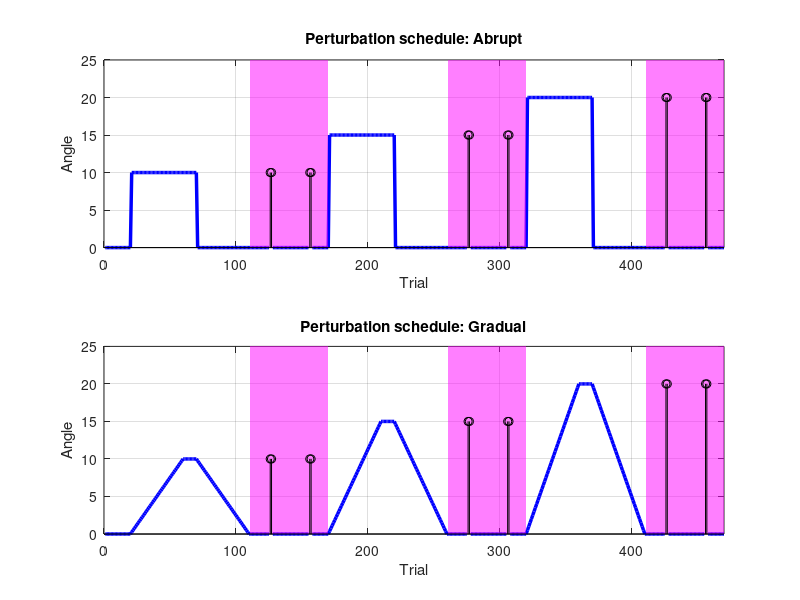

MATLAB code to generate this figure:
%% new genSchedule generator

%% Default variables
clear all; clc;
rng(927); % fix random seed
targetvar_theta = 5;
nFam_T=80; % nTrial of familiarization
nB_T=20; % nTrial of baseline
nG_T=40; % nTrial of gradual perturbation
nEx_T=10; % nTrial of maximum level in extended gradual
nA_T=nG_T+nEx_T; % nTrial of abrupt perturbation
nEC_T=60; % nTrial of error clamp
P = [10 15 20]; % perturbation level
dp=P/nG_T; % increase step for gradual perturbation
ind_Trig=[1+1/4*nEC_T 2+1/4*nEC_T 1+3/4*nEC_T 2+3/4*nEC_T] ;% index of triggers, First and third quarters
reachvar_thetaControl = 0.5;
clampvar_thetaControl = 0.5;
reachvar_thetaNoise = 4;
clampvar_thetaNoise = 4;
% reachvar_thetaInt = 2;
% clampvar_thetaInt = 2;
save defaultVar.mat

%% Schedule Generator
% taskschedule -> 1 = feedback, 2= errorclamp, 6=control break

% test
% load defaultVar.mat
taskschedule = [1*ones(1,4) 2*ones(1,2) ]; 
rotationangle = [0*ones(1,2) P(end)*ones(1,2) 0*ones(1,2)];
nTask = length(taskschedule);
iti = 1000+500*rand(1,nTask);
targetlocation = (90-targetvar_theta)+(2*targetvar_theta)*rand(1,nTask);
reachnoise = reachvar_thetaControl*rand(1,nTask);
clampnoise = clampvar_thetaControl*rand(1,nTask);
clear nFam_T nB_T nG_T nEx_T nA_T nEC_T dp P ind_Trig
save taskTest

% familiarization and baseline for abrupt perturbation
load defaultVar.mat
taskschedule = [1*ones(1,nFam_T)];
nTask = length(taskschedule);
rotationangle = [0*ones(1,nTask)];
iti = 1000+500*rand(1,nTask);
targetlocation = (90-targetvar_theta)+(2*targetvar_theta)*rand(1,nTask);
reachnoise = reachvar_thetaControl*rand(1,nTask);
clampnoise = clampvar_thetaControl*rand(1,nTask);
clear nB_T nG_T nEx_T nA_T nEC_T dp ind_Trig
save taskBaseA

% main session for abrupt perturbation
load defaultVar.mat
taskschedule = [1*ones(1,nB_T)... 
    1*ones(1,nA_T) 1*ones(1,nG_T) 2*ones(1,nEC_T)...
    1*ones(1,nA_T) 1*ones(1,nG_T) 2*ones(1,nEC_T)...
    1*ones(1,nA_T) 1*ones(1,nG_T) 2*ones(1,nEC_T)];
taskschedule(nB_T+1*(nA_T+nG_T+nEC_T)-nEC_T+ind_Trig)=1;
taskschedule(nB_T+2*(nA_T+nG_T+nEC_T)-nEC_T+ind_Trig)=1;
taskschedule(nB_T+3*(nA_T+nG_T+nEC_T)-nEC_T+ind_Trig)=1; % Trigger setting on first&third quarters in error clamp
nTask = length(taskschedule);
rotationangle = [0*ones(1,nB_T)... % Baseline
    P(1)*ones(1,nA_T) 0*ones(1,nG_T) 0*ones(1,nEC_T)... % First gradual
    P(2)*ones(1,nA_T) 0*ones(1,nG_T) 0*ones(1,nEC_T)...
    P(3)*ones(1,nA_T) 0*ones(1,nG_T) 0*ones(1,nEC_T)];
rotationangle(nB_T+1*(nA_T+nG_T+nEC_T)-nEC_T+ind_Trig)=P(1);
rotationangle(nB_T+2*(nA_T+nG_T+nEC_T)-nEC_T+ind_Trig)=P(2);
rotationangle(nB_T+3*(nA_T+nG_T+nEC_T)-nEC_T+ind_Trig)=P(3);
iti = 1000+500*rand(1,nTask);
targetlocation = (90-targetvar_theta)+(2*targetvar_theta)*rand(1,nTask);
reachnoise = reachvar_thetaControl*rand(1,nTask);
clampnoise = clampvar_thetaControl*rand(1,nTask);
clear nFam_T nEx_T dp 
save taskMainA


% familiarization and baseline gradual perturbation
% load defaultVar.mat
% taskschedule = [1*ones(1,nFam_T)];
% nTask = length(taskschedule);
% rotationangle = [0*ones(1,nTask)];
% iti = 1000+500*rand(1,nTask);
% targetlocation = (90-targetvar_theta)+(2*targetvar_theta)*rand(1,nTask);
% reachnoise = reachvar_thetaControl*randn(1,nTask);
% clampnoise = clampvar_thetaControl*randn(1,nTask);
% clear nB_T nG_T nEx_T nA_T nEC_T dp ind_Trig
% save taskBaseG

% main session for Gradual perturbation 
load defaultVar.mat
taskschedule = [1*ones(1,nB_T)... % Baseline
    1*ones(1,2*nG_T+nEx_T) 2*ones(1,nEC_T)... %First gradual
    1*ones(1,2*nG_T+nEx_T) 2*ones(1,nEC_T)... % second gradual
    1*ones(1,2*nG_T+nEx_T) 2*ones(1,nEC_T)]; % thrid gradual
taskschedule(nB_T+1*(2*nG_T+nEx_T+nEC_T)-nEC_T+ind_Trig)=1;
taskschedule(nB_T+2*(2*nG_T+nEx_T+nEC_T)-nEC_T+ind_Trig)=1;
taskschedule(nB_T+3*(2*nG_T+nEx_T+nEC_T)-nEC_T+ind_Trig)=1; % Trigger setting on first&third quarters in error clamp
nTask = length(taskschedule);
rotationangle = [0*ones(1,nB_T)...
    (dp(1):dp(1):P(1)).*ones(1,nG_T) P(1)*ones(1,nEx_T) ((P(1)-dp(1)):-dp(1):0).*ones(1,nG_T) 0*ones(1,nEC_T)... % First gradual
    (dp(2):dp(2):P(2)).*ones(1,nG_T) P(2)*ones(1,nEx_T) ((P(2)-dp(2)):-dp(2):0).*ones(1,nG_T) 0*ones(1,nEC_T)...
    (dp(3):dp(3):P(3)).*ones(1,nG_T) P(3)*ones(1,nEx_T) ((P(3)-dp(3)):-dp(3):0).*ones(1,nG_T) 0*ones(1,nEC_T)];
rotationangle(nB_T+1*(2*nG_T+nEx_T+nEC_T)-nEC_T+ind_Trig)=P(1);
rotationangle(nB_T+2*(2*nG_T+nEx_T+nEC_T)-nEC_T+ind_Trig)=P(2);
rotationangle(nB_T+3*(2*nG_T+nEx_T+nEC_T)-nEC_T+ind_Trig)=P(3); % Trigger setting on first&third quarters in error clamp
iti = 1000+500*rand(1,nTask);
targetlocation = (90-targetvar_theta)+(2*targetvar_theta)*rand(1,nTask);
reachnoise = reachvar_thetaControl*rand(1,nTask);
clampnoise = clampvar_thetaControl*rand(1,nTask);
clear nFam_T nA_T 
save taskMainG

% % main session for Noise 20 and 40
% taskschedule = [1*ones(1,20) 1*ones(1,60) 1*ones(1,40) 1*ones(1,50) 1*ones(1,20) 1*ones(1,30) 1*ones(1,20) 6 1*ones(1,20) 1*ones(1,50) 2*ones(1,120)];
% nTask = length(taskschedule);
% rotationangle = [0*ones(1,20) 20*ones(1,60) 40*ones(1,40) 20*ones(1,50) 40*ones(1,20) 20*ones(1,30) 40*ones(1,41) 20*ones(1,50) 40*ones(1,120)];
% iti = 1000+500*rand(1,nTask);
% targetlocation = (90-targetvar_theta)+(2*targetvar_theta)*rand(1,nTask);
% reachnoise = reachvar_thetaNoise*randn(1,nTask);
% clampnoise = clampvar_thetaNoise*randn(1,nTask);
% save taskMainN40


% % familiarization and baseline for Intermediate(5 min)
% taskschedule = [1*ones(1,80)];
% nTask = length(taskschedule);
% rotationangle = [0*ones(1,nTask)];
% iti = 1000+500*rand(1,nTask);
% targetlocation = (90-targetvar_theta)+(2*targetvar_theta)*rand(1,nTask);
% reachnoise = reachvar_thetaInt*randn(1,nTask);
% clampnoise = clampvar_thetaInt*randn(1,nTask);
% save taskBaseInt


% % main session for Intermediate
% taskschedule = [1*ones(1,20) 1*ones(1,60) 1*ones(1,40) 1*ones(1,50) 1*ones(1,20) 1*ones(1,30) 1*ones(1,20) 6 1*ones(1,20) 1*ones(1,50) 2*ones(1,120)];
% nTask = length(taskschedule);
% rotationangle = [0*ones(1,20) P*ones(1,60) 0*ones(1,40) P*ones(1,50) 0*ones(1,20) P*ones(1,30) 0*ones(1,41) P*ones(1,50) P*ones(1,120)];
% iti = 1000+500*rand(1,nTask);
% targetlocation = (90-targetvar_theta)+(2*targetvar_theta)*rand(1,nTask);
% reachnoise = reachvar_thetaInt*randn(1,nTask);
% clampnoise = clampvar_thetaInt*randn(1,nTask);
% save taskMainInt

%% Temporary plot
load taskMainA
A=rotationangle; % Abrupt
load taskMainG
B=rotationangle; % Gradual
EC_x(1,1)=nB_T+1*(2*nG_T+nEx_T+nEC_T)-nEC_T+1;
EC_x(1,2)=nB_T+1*(2*nG_T+nEx_T+nEC_T);
EC_x(2,1)=nB_T+2*(2*nG_T+nEx_T+nEC_T)-nEC_T+1;
EC_x(2,2)=nB_T+2*(2*nG_T+nEx_T+nEC_T);
EC_x(3,1)=nB_T+3*(2*nG_T+nEx_T+nEC_T)-nEC_T+1;
EC_x(3,2)=nB_T+3*(2*nG_T+nEx_T+nEC_T);
EC_y=[0 P(end)+5];
TRIG=NaN*ones(1,nTask); IND_TEMP=[EC_x(1,1)+ind_Trig-1 EC_x(2,1)+ind_Trig-1 EC_x(3,1)+ind_Trig-1];
TRIG(IND_TEMP)=1; TRIG=TRIG.*A;
A(IND_TEMP)=NaN; B(IND_TEMP)=NaN; 

subplot(2,1,1),h1=plot(A,'b');axis([0 nTask EC_y(1) EC_y(2)]),set(h1,'linewidth',2.5),grid on
patch([EC_x(1,1) EC_x(1,2) EC_x(1,2) EC_x(1,1)], [EC_y(1) EC_y(1) EC_y(2) EC_y(2)],'m','FaceAlpha',0.5,'linestyle','none')
patch([EC_x(2,1) EC_x(2,2) EC_x(2,2) EC_x(2,1)], [EC_y(1) EC_y(1) EC_y(2) EC_y(2)],'m','FaceAlpha',0.5,'linestyle','none')
patch([EC_x(3,1) EC_x(3,2) EC_x(3,2) EC_x(3,1)], [EC_y(1) EC_y(1) EC_y(2) EC_y(2)],'m','FaceAlpha',0.5,'linestyle','none')
title('Perturbation schedule: Abrupt'),xlabel('Trial'),ylabel('Angle')
hold on; stem(TRIG,'k')

subplot(2,1,2),h2=plot(B,'b');axis([0 nTask EC_y(1) EC_y(2)]),set(h2,'linewidth',2.5),grid on
patch([EC_x(1,1) EC_x(1,2) EC_x(1,2) EC_x(1,1)], [EC_y(1) EC_y(1) EC_y(2) EC_y(2)],'m','FaceAlpha',0.5,'linestyle','none')
patch([EC_x(2,1) EC_x(2,2) EC_x(2,2) EC_x(2,1)], [EC_y(1) EC_y(1) EC_y(2) EC_y(2)],'m','FaceAlpha',0.5,'linestyle','none')
patch([EC_x(3,1) EC_x(3,2) EC_x(3,2) EC_x(3,1)], [EC_y(1) EC_y(1) EC_y(2) EC_y(2)],'m','FaceAlpha',0.5,'linestyle','none')
title('Perturbation schedule: Gradual'),xlabel('Trial'),ylabel('Angle')
hold on; stem(TRIG,'k')
%clear all; clc;

